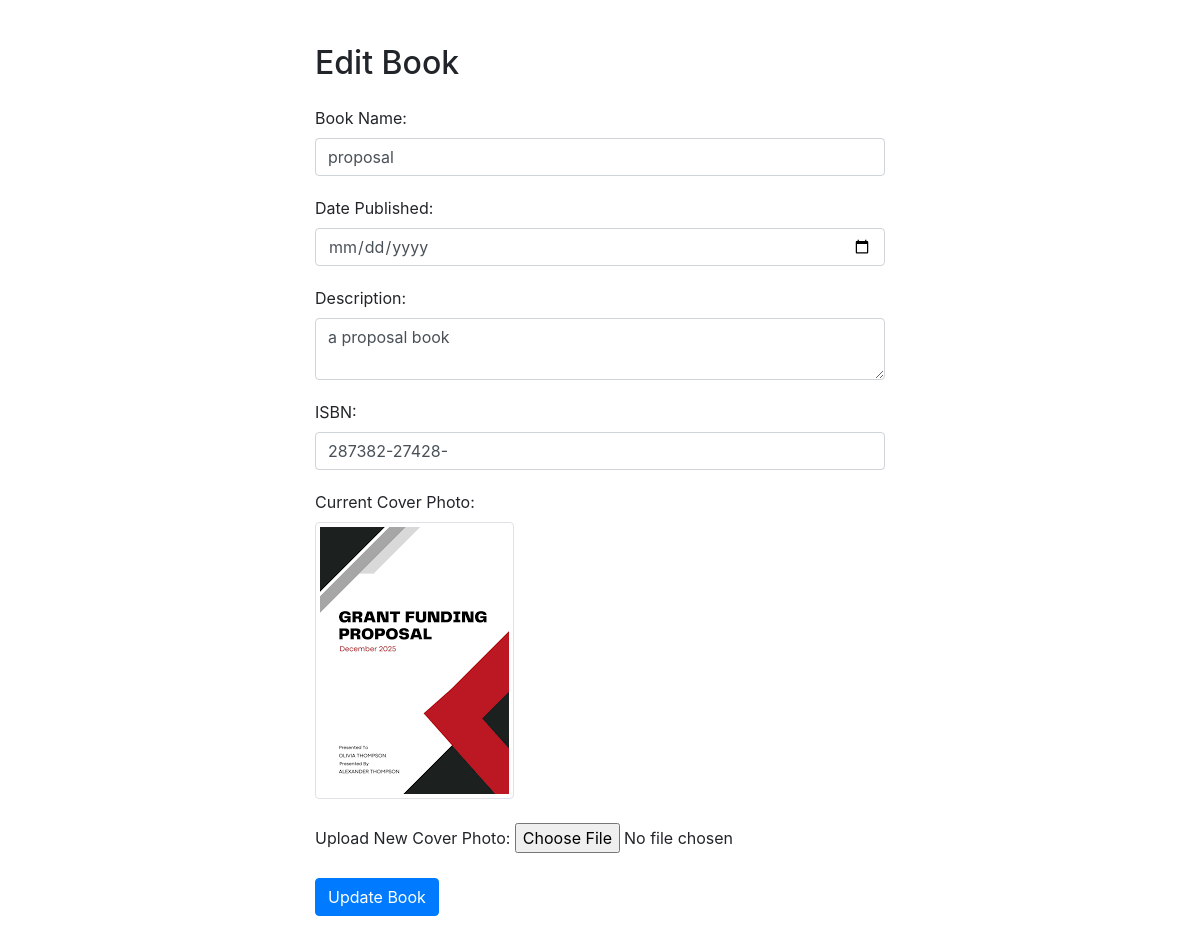
Page /edit_book.php?book_id=6 on the committed database.
### tables this page shows
CREATE TABLE `books` (
  `book_id` int(11) NOT NULL,
  `bookname` varchar(255) NOT NULL,
  `author_id` int(11) DEFAULT NULL,
  `date_published` date DEFAULT NULL,
  `description` text DEFAULT NULL,
  `isbn` varchar(20) NOT NULL,
  `cover_photo` varchar(255) DEFAULT NULL,
  `rating` int(11) DEFAULT NULL,
  `price` decimal(10,2) DEFAULT NULL
);

### edit_book.php (the view, shortened to what this page needs)
<?php
include_once "config.php";
if ($_SERVER["REQUEST_METHOD"] == "POST") {
    $book_id = getInput('book_id', $conn);
    $bookname = getInput('bookname', $conn);
    $date_published = getInput('date_published', $conn);
    $description = getInput('description', $conn);
    $isbn = getInput('isbn', $conn);
    if ($book_id === false || $bookname === false || $date_published === false || $description === false || $isbn === false) {
        echo "Error: Please fill in all required fields";
        exit();
    }
    $sql = "UPDATE books SET bookname=?, date_published=?, description=?, isbn=? WHERE book_id=?";
    $stmt = $conn->prepare($sql);
    if (!$stmt) {
        echo "Error: " . $conn->error;
        exit();
    }
    $stmt->bind_param("ssssi", $bookname, $date_published, $description, $isbn, $book_id);
    $stmt->execute();
    if ($stmt->affected_rows > 0) {
        echo "Book updated successfully";
    } else {
        echo "Error: Unable to update book";
    }
    $stmt->close();
    $conn->close();
} else {
    $book_id = $_GET['book_id'];
    $sql = "SELECT * FROM books WHERE book_id = ?";
    $stmt = $conn->prepare($sql);
    $stmt->bind_param("i", $book_id);
    $stmt->execute();
    $result = $stmt->get_result();
    if ($result->num_rows > 0) {
        $row = $result->fetch_assoc();
        ?>
        <!DOCTYPE html>
        <html lang="en">
        <head>
            <link rel="stylesheet" href="https://stackpath.bootstrapcdn.com/bootstrap/4.5.2/css/bootstrap.min.css">
        </head>
        <body>
        <div class="container">
            <h2 class="mt-4 mb-4">Edit Book</h2>
            <form action="edit_book.php" method="post" enctype="multipart/form-data">
                <div class="form-group">
                    <label for="bookname">Book Name:</label>
                    <input type="text" class="form-control" id="bookname" name="bookname" value="<?php echo $row['bookname']; ?>" required>
                </div>
                <div class="form-group">
                    <label for="date_published">Date Published:</label>
                    <input type="date" class="form-control" id="date_published" name="date_published" value="<?php echo $row['date_published']; ?>" required>
                </div>
                <div class="form-group">
                    <label for="description">Description:</label>
                    <textarea class="form-control" id="description" name="description" required><?php echo $row['description']; ?></textarea>
                </div>
                <div class="form-group">
                    <label for="isbn">ISBN:</label>
                    <input type="text" class="form-control" id="isbn" name="isbn" value="<?php echo $row['isbn']; ?>" required>
                </div>
                <div class="form-group">
                    <label for="cover_photo">Current Cover Photo:</label><br>
                    <img src="<?php echo $row['cover_photo']; ?>" alt="Cover Photo" class="img-thumbnail"><br><br>
                    <label for="cover_photo">Upload New Cover Photo:</label>
                    <input type="file" id="cover_photo" name="cover_photo">
                </div>
                <button type="submit" class="btn btn-primary">Update Book</button>
            </form>
        </div>
        </body>
        </html>
        <?php
    } else {
        echo "Book not found";
    }
}
?>

### edit_book.php (style rules this page uses)
body { padding: 20px; }
.container { max-width: 600px; margin: 0 auto; }
.form-group { margin-bottom: 20px; }

### rows in the picture
books: bookname "proposal", description "a proposal book", isbn "287382-27428-", cover_photo (picture)
